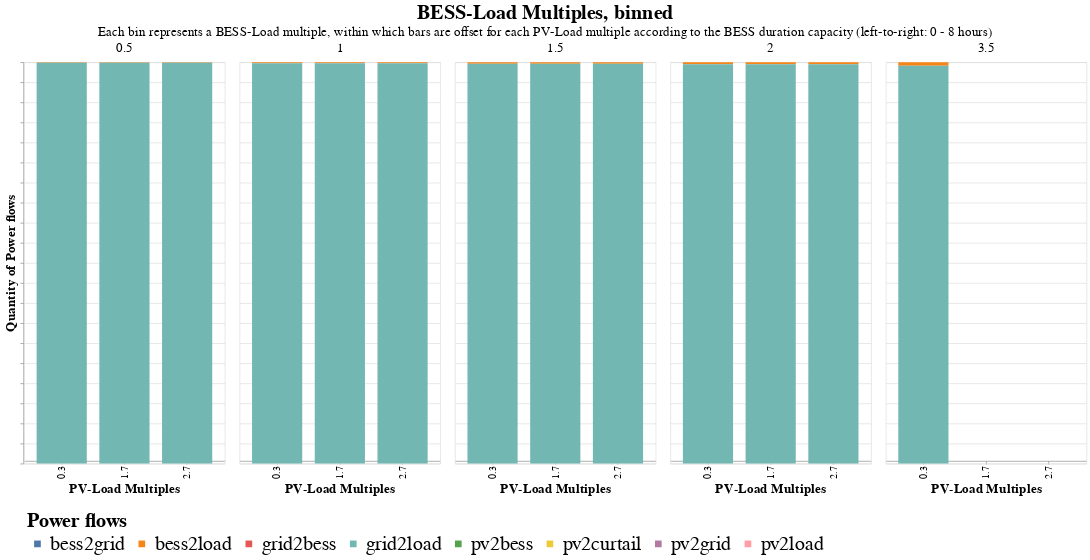

The notebook cell saved with this chart:
### Code cell
# Select only the columns of interest
columns_of_interest = ['PV_Load_M', 'BESS_Load_M', 'T_BESS', 'pv2load', 'pv2bess', 'pv2grid', 'bess2load', 'bess2grid', 'grid2load', 'grid2bess', 'pv2curtail']
subset_data = results_env[columns_of_interest]

# Melt the DataFrame to long format
melted_data = subset_data.melt(id_vars=['PV_Load_M', 'BESS_Load_M', 'T_BESS'], var_name='source', value_name='value')

# Plot stacked bar chart
quant= alt.Chart(
    melted_data,
    title= alt.TitleParams(
        text= 'BESS-Load Multiples, binned',
        subtitle= 'Each bin represents a BESS-Load multiple, within which bars are offset for each PV-Load multiple according to the BESS duration capacity (left-to-right: 0 - 8 hours)',
        anchor= 'middle',
        fontSize= 30,
        subtitleFontSize= 20
    )
).mark_bar().encode(
    x=alt.X('PV_Load_M:O', title='PV-Load Multiples', axis=alt.Axis(offset= -5)),
    #x2=alt.X2('PV_Load_M:O', title='PV-Load Multiple'),# axis=alt.Axis(offset=-5)),
    #x=alt.X('T_BESS:N', title= 'BESS Duration', axis= alt.Axis(offset= -5)),
    xOffset= 'T_BESS:N',
    y=alt.Y('sum(value):Q', title='Quantity of Power flows', axis= alt.Axis(labels= False)).stack('normalize'),
    color=alt.Color('source:N', legend= alt.Legend(title= 'Power flows')),
    column= alt.Column('BESS_Load_M:N', title= '', header= alt.Header(labelFontSize= 20)),
    tooltip=['PV_Load_M', 'BESS_Load_M', 'T_BESS', 'source', 'value'],
    #size= alt.Size('T_BESS:Q').scale(domain= (-0.1, 2)),
    
).properties(
    width=300,
    height=600
).configure_axis(
    labelFontSize= 15,
    titleFontSize= 20,
).configure_legend(
    labelFontSize= 30,
    titleFontSize= 30,
    orient= 'bottom',
    padding= 5
)
# num= alt.Chart(melted_data).mark_bar().encode(
#     x=alt.X('PV_Load_M:O', title='PV-Load Multiple', axis=alt.Axis(offset=-5)),
#     y=alt.Y('sum(value):Q', title='Quantity'),
#     color='source:N',
#     column= alt.Column('BESS_Load_M:N', title= 'BESS-Load Multiple, binned'),
#     tooltip=['PV_Load_M', 'BESS_Load_M', 'source', 'value'],
#     size= alt.Size('T_BESS:N').scale(domain= (-0.1, 2))
# ).properties(
#     width=300,
#     height=600
# )

quant

### Figure 1 — Vega-Lite specification as saved in the notebook (floating-point values rounded to 4 significant figures)
{"config": {"view": {"continuousWidth": 300, "continuousHeight": 300}, "axis": {"labelFontSize": 15, "titleFontSize": 20}, "legend": {"labelFontSize": 30, "orient": "bottom", "padding": 5, "titleFontSize": 30}}, "data": {"name": "data-1c8f029929065948eb593034ef250005"}, "mark": {"type": "bar"}, "encoding": {"color": {"field": "source", "legend": {"title": "Power flows"}, "type": "nominal"}, "column": {"field": "BESS_Load_M", "header": {"labelFontSize": 20}, "title": "", "type": "nominal"}, "tooltip": [{"field": "PV_Load_M", "type": "quantitative"}, {"field": "BESS_Load_M", "type": "quantitative"}, {"field": "T_BESS", "type": "quantitative"}, {"field": "source", "type": "nominal"}, {"field": "value", "type": "quantitative"}], "x": {"axis": {"offset": -5}, "field": "PV_Load_M", "title": "PV-Load Multiples", "type": "ordinal"}, "xOffset": {"field": "T_BESS", "type": "nominal"}, "y": {"aggregate": "sum", "axis": {"labels": false}, "field": "value", "stack": "normalize", "title": "Quantity of Power flows", "type": "quantitative"}}, "height": 600, "title": {"text": "BESS-Load Multiples, binned", "anchor": "middle", "fontSize": 30, "subtitle": "Each bin represents a BESS-Load multiple, within which bars are offset for each PV-Load multiple according to the BESS duration capacity (left-to-right: 0 - 8 hours)", "subtitleFontSize": 20}, "width": 300, "$schema": "https://vega.github.io/schema/vega-lite/v5.20.1.json", "datasets": {"data-1c8f029929065948eb593034ef250005": [{"PV_Load_M": 0.3, "BESS_Load_M": 0.5, "T_BESS": 2.0, "source": "pv2load", "value": 0}, {"PV_Load_M": 0.3, "BESS_Load_M": 1.0, "T_BESS": 2.0, "source": "pv2load", "value": 0}, {"PV_Load_M": 0.3, "BESS_Load_M": 1.5, "T_BESS": 2.0, "source": "pv2load", "value": 0}, {"PV_Load_M": 0.3, "BESS_Load_M": 2.0, "T_BESS": 2.0, "source": "pv2load", "value": 0}, {"PV_Load_M": 0.3, "BESS_Load_M": 3.5, "T_BESS": 2.0, "source": "pv2load", "value": 0}, {"PV_Load_M": 1.7, "BESS_Load_M": 0.5, "T_BESS": 2.0, "source": "pv2load", "value": 0}, {"PV_Load_M": 1.7, "BESS_Load_M": 1.0, "T_BESS": 2.0, "source": "pv2load", "value": 0}, {"PV_Load_M": 1.7, "BESS_Load_M": 1.5, "T_BESS": 2.0, "source": "pv2load", "value": 0}, {"PV_Load_M": 1.7, "BESS_Load_M": 2.0, "T_BESS": 2.0, "source": "pv2load", "value": 0}, {"PV_Load_M": 2.7, "BESS_Load_M": 0.5, "T_BESS": 2.0, "source": "pv2load", "value": 292}, {"PV_Load_M": 2.7, "BESS_Load_M": 1.0, "T_BESS": 2.0, "source": "pv2load", "value": 292}, {"PV_Load_M": 2.7, "BESS_Load_M": 1.5, "T_BESS": 2.0, "source": "pv2load", "value": 292}, {"PV_Load_M": 2.7, "BESS_Load_M": 2.0, "T_BESS": 2.0, "source": "pv2load", "value": 292}, {"PV_Load_M": 0.3, "BESS_Load_M": 0.5, "T_BESS": 2.0, "source": "pv2bess", "value": 0}, {"PV_Load_M": 0.3, "BESS_Load_M": 1.0, "T_BESS": 2.0, "source": "pv2bess", "value": 0}, {"PV_Load_M": 0.3, "BESS_Load_M": 1.5, "T_BESS": 2.0, "source": "pv2bess", "value": 0}, {"PV_Load_M": 0.3, "BESS_Load_M": 2.0, "T_BESS": 2.0, "source": "pv2bess", "value": 0}, {"PV_Load_M": 0.3, "BESS_Load_M": 3.5, "T_BESS": 2.0, "source": "pv2bess", "value": 0}, {"PV_Load_M": 1.7, "BESS_Load_M": 0.5, "T_BESS": 2.0, "source": "pv2bess", "value": 0}, {"PV_Load_M": 1.7, "BESS_Load_M": 1.0, "T_BESS": 2.0, "source": "pv2bess", "value": 0}, {"PV_Load_M": 1.7, "BESS_Load_M": 1.5, "T_BESS": 2.0, "source": "pv2bess", "value": 0}, {"PV_Load_M": 1.7, "BESS_Load_M": 2.0, "T_BESS": 2.0, "source": "pv2bess", "value": 0}, {"PV_Load_M": 2.7, "BESS_Load_M": 0.5, "T_BESS": 2.0, "source": "pv2bess", "value": 0}, {"PV_Load_M": 2.7, "BESS_Load_M": 1.0, "T_BESS": 2.0, "source": "pv2bess", "value": 0}, {"PV_Load_M": 2.7, "BESS_Load_M": 1.5, "T_BESS": 2.0, "source": "pv2bess", "value": 0}, {"PV_Load_M": 2.7, "BESS_Load_M": 2.0, "T_BESS": 2.0, "source": "pv2bess", "value": 0}, {"PV_Load_M": 0.3, "BESS_Load_M": 0.5, "T_BESS": 2.0, "source": "pv2grid", "value": 0}, {"PV_Load_M": 0.3, "BESS_Load_M": 1.0, "T_BESS": 2.0, "source": "pv2grid", "value": 0}, {"PV_Load_M": 0.3, "BESS_Load_M": 1.5, "T_BESS": 2.0, "source": "pv2grid", "value": 0}, {"PV_Load_M": 0.3, "BESS_Load_M": 2.0, "T_BESS": 2.0, "source": "pv2grid", "value": 0}, {"PV_Load_M": 0.3, "BESS_Load_M": 3.5, "T_BESS": 2.0, "source": "pv2grid", "value": 0}, {"PV_Load_M": 1.7, "BESS_Load_M": 0.5, "T_BESS": 2.0, "source": "pv2grid", "value": 0}, {"PV_Load_M": 1.7, "BESS_Load_M": 1.0, "T_BESS": 2.0, "source": "pv2grid", "value": 0}, {"PV_Load_M": 1.7, "BESS_Load_M": 1.5, "T_BESS": 2.0, "source": "pv2grid", "value": 0}, {"PV_Load_M": 1.7, "BESS_Load_M": 2.0, "T_BESS": 2.0, "source": "pv2grid", "value": 0}, {"PV_Load_M": 2.7, "BESS_Load_M": 0.5, "T_BESS": 2.0, "source": "pv2grid", "value": 0}, {"PV_Load_M": 2.7, "BESS_Load_M": 1.0, "T_BESS": 2.0, "source": "pv2grid", "value": 0}, {"PV_Load_M": 2.7, "BESS_Load_M": 1.5, "T_BESS": 2.0, "source": "pv2grid", "value": 0}, {"PV_Load_M": 2.7, "BESS_Load_M": 2.0, "T_BESS": 2.0, "source": "pv2grid", "value": 0}, {"PV_Load_M": 0.3, "BESS_Load_M": 0.5, "T_BESS": 2.0, "source": "bess2load", "value": 24708}, {"PV_Load_M": 0.3, "BESS_Load_M": 1.0, "T_BESS": 2.0, "source": "bess2load", "value": 49597}, {"PV_Load_M": 0.3, "BESS_Load_M": 1.5, "T_BESS": 2.0, "source": "bess2load", "value": 74487}, {"PV_Load_M": 0.3, "BESS_Load_M": 2.0, "T_BESS": 2.0, "source": "bess2load", "value": 99375}, {"PV_Load_M": 0.3, "BESS_Load_M": 3.5, "T_BESS": 2.0, "source": "bess2load", "value": 174043}, {"PV_Load_M": 1.7, "BESS_Load_M": 0.5, "T_BESS": 2.0, "source": "bess2load", "value": 24708}, {"PV_Load_M": 1.7, "BESS_Load_M": 1.0, "T_BESS": 2.0, "source": "bess2load", "value": 49597}, {"PV_Load_M": 1.7, "BESS_Load_M": 1.5, "T_BESS": 2.0, "source": "bess2load", "value": 74487}, {"PV_Load_M": 1.7, "BESS_Load_M": 2.0, "T_BESS": 2.0, "source": "bess2load", "value": 99375}, {"PV_Load_M": 2.7, "BESS_Load_M": 0.5, "T_BESS": 2.0, "source": "bess2load", "value": 24708}, {"PV_Load_M": 2.7, "BESS_Load_M": 1.0, "T_BESS": 2.0, "source": "bess2load", "value": 49597}, {"PV_Load_M": 2.7, "BESS_Load_M": 1.5, "T_BESS": 2.0, "source": "bess2load", "value": 74487}, {"PV_Load_M": 2.7, "BESS_Load_M": 2.0, "T_BESS": 2.0, "source": "bess2load", "value": 99375}, {"PV_Load_M": 0.3, "BESS_Load_M": 0.5, "T_BESS": 2.0, "source": "bess2grid", "value": 0}, {"PV_Load_M": 0.3, "BESS_Load_M": 1.0, "T_BESS": 2.0, "source": "bess2grid", "value": 0}, {"PV_Load_M": 0.3, "BESS_Load_M": 1.5, "T_BESS": 2.0, "source": "bess2grid", "value": 0}, {"PV_Load_M": 0.3, "BESS_Load_M": 2.0, "T_BESS": 2.0, "source": "bess2grid", "value": 0}, {"PV_Load_M": 0.3, "BESS_Load_M": 3.5, "T_BESS": 2.0, "source": "bess2grid", "value": 0}, {"PV_Load_M": 1.7, "BESS_Load_M": 0.5, "T_BESS": 2.0, "source": "bess2grid", "value": 0}, {"PV_Load_M": 1.7, "BESS_Load_M": 1.0, "T_BESS": 2.0, "source": "bess2grid", "value": 0}, {"PV_Load_M": 1.7, "BESS_Load_M": 1.5, "T_BESS": 2.0, "source": "bess2grid", "value": 0}, {"PV_Load_M": 1.7, "BESS_Load_M": 2.0, "T_BESS": 2.0, "source": "bess2grid", "value": 0}, {"PV_Load_M": 2.7, "BESS_Load_M": 0.5, "T_BESS": 2.0, "source": "bess2grid", "value": 0}, {"PV_Load_M": 2.7, "BESS_Load_M": 1.0, "T_BESS": 2.0, "source": "bess2grid", "value": 0}, {"PV_Load_M": 2.7, "BESS_Load_M": 1.5, "T_BESS": 2.0, "source": "bess2grid", "value": 0}, {"PV_Load_M": 2.7, "BESS_Load_M": 2.0, "T_BESS": 2.0, "source": "bess2grid", "value": 0}, {"PV_Load_M": 0.3, "BESS_Load_M": 0.5, "T_BESS": 2.0, "source": "grid2load", "value": 20210554}, {"PV_Load_M": 0.3, "BESS_Load_M": 1.0, "T_BESS": 2.0, "source": "grid2load", "value": 20188860}, {"PV_Load_M": 0.3, "BESS_Load_M": 1.5, "T_BESS": 2.0, "source": "grid2load", "value": 20167130}, {"PV_Load_M": 0.3, "BESS_Load_M": 2.0, "T_BESS": 2.0, "source": "grid2load", "value": 20145391}, {"PV_Load_M": 0.3, "BESS_Load_M": 3.5, "T_BESS": 2.0, "source": "grid2load", "value": 20080228}, {"PV_Load_M": 1.7, "BESS_Load_M": 0.5, "T_BESS": 2.0, "source": "grid2load", "value": 20210219}, {"PV_Load_M": 1.7, "BESS_Load_M": 1.0, "T_BESS": 2.0, "source": "grid2load", "value": 20188503}, {"PV_Load_M": 1.7, "BESS_Load_M": 1.5, "T_BESS": 2.0, "source": "grid2load", "value": 20166790}, {"PV_Load_M": 1.7, "BESS_Load_M": 2.0, "T_BESS": 2.0, "source": "grid2load", "value": 20145056}, {"PV_Load_M": 2.7, "BESS_Load_M": 0.5, "T_BESS": 2.0, "source": "grid2load", "value": 20209837}, {"PV_Load_M": 2.7, "BESS_Load_M": 1.0, "T_BESS": 2.0, "source": "grid2load", "value": 20188121}, {"PV_Load_M": 2.7, "BESS_Load_M": 1.5, "T_BESS": 2.0, "source": "grid2load", "value": 20166409}, {"PV_Load_M": 2.7, "BESS_Load_M": 2.0, "T_BESS": 2.0, "source": "grid2load", "value": 20144676}, {"PV_Load_M": 0.3, "BESS_Load_M": 0.5, "T_BESS": 2.0, "source": "grid2bess", "value": 0}, {"PV_Load_M": 0.3, "BESS_Load_M": 1.0, "T_BESS": 2.0, "source": "grid2bess", "value": 0}, {"PV_Load_M": 0.3, "BESS_Load_M": 1.5, "T_BESS": 2.0, "source": "grid2bess", "value": 0}, {"PV_Load_M": 0.3, "BESS_Load_M": 2.0, "T_BESS": 2.0, "source": "grid2bess", "value": 0}, {"PV_Load_M": 0.3, "BESS_Load_M": 3.5, "T_BESS": 2.0, "source": "grid2bess", "value": 0}, {"PV_Load_M": 1.7, "BESS_Load_M": 0.5, "T_BESS": 2.0, "source": "grid2bess", "value": 0}, {"PV_Load_M": 1.7, "BESS_Load_M": 1.0, "T_BESS": 2.0, "source": "grid2bess", "value": 0}, {"PV_Load_M": 1.7, "BESS_Load_M": 1.5, "T_BESS": 2.0, "source": "grid2bess", "value": 0}, {"PV_Load_M": 1.7, "BESS_Load_M": 2.0, "T_BESS": 2.0, "source": "grid2bess", "value": 0}, {"PV_Load_M": 2.7, "BESS_Load_M": 0.5, "T_BESS": 2.0, "source": "grid2bess", "value": 0}, {"PV_Load_M": 2.7, "BESS_Load_M": 1.0, "T_BESS": 2.0, "source": "grid2bess", "value": 0}, {"PV_Load_M": 2.7, "BESS_Load_M": 1.5, "T_BESS": 2.0, "source": "grid2bess", "value": 0}, {"PV_Load_M": 2.7, "BESS_Load_M": 2.0, "T_BESS": 2.0, "source": "grid2bess", "value": 0}, {"PV_Load_M": 0.3, "BESS_Load_M": 0.5, "T_BESS": 2.0, "source": "pv2curtail", "value": 0}, {"PV_Load_M": 0.3, "BESS_Load_M": 1.0, "T_BESS": 2.0, "source": "pv2curtail", "value": 0}, {"PV_Load_M": 0.3, "BESS_Load_M": 1.5, "T_BESS": 2.0, "source": "pv2curtail", "value": 0}, {"PV_Load_M": 0.3, "BESS_Load_M": 2.0, "T_BESS": 2.0, "source": "pv2curtail", "value": 0}, {"PV_Load_M": 0.3, "BESS_Load_M": 3.5, "T_BESS": 2.0, "source": "pv2curtail", "value": 0}, {"PV_Load_M": 1.7, "BESS_Load_M": 0.5, "T_BESS": 2.0, "source": "pv2curtail", "value": 0}, {"PV_Load_M": 1.7, "BESS_Load_M": 1.0, "T_BESS": 2.0, "source": "pv2curtail", "value": 0}, {"PV_Load_M": 1.7, "BESS_Load_M": 1.5, "T_BESS": 2.0, "source": "pv2curtail", "value": 0}, {"PV_Load_M": 1.7, "BESS_Load_M": 2.0, "T_BESS": 2.0, "source": "pv2curtail", "value": 0}, {"PV_Load_M": 2.7, "BESS_Load_M": 0.5, "T_BESS": 2.0, "source": "pv2curtail", "value": 0}, {"PV_Load_M": 2.7, "BESS_Load_M": 1.0, "T_BESS": 2.0, "source": "pv2curtail", "value": 0}, {"PV_Load_M": 2.7, "BESS_Load_M": 1.5, "T_BESS": 2.0, "source": "pv2curtail", "value": 0}, {"PV_Load_M": 2.7, "BESS_Load_M": 2.0, "T_BESS": 2.0, "source": "pv2curtail", "value": 0}]}}
